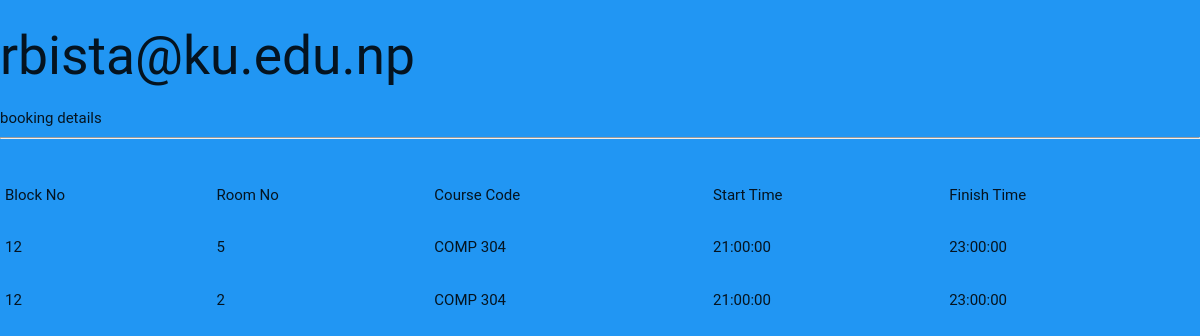
Screenshot of /php/admin/teacher_log.php?teacherMail=rbista@ku.edu.np with the database file from the repository.
### tables this page shows
CREATE TABLE IF NOT EXISTS `booked_room` (
  `status` tinyint(1) NOT NULL DEFAULT '0',
  `bookedDate` date NOT NULL,
  `startTime` time NOT NULL,
  `finishTime` time NOT NULL,
  `courseCode` varchar(50) NOT NULL,
  `teacherMail` varchar(50) NOT NULL,
  `roomNo` int(11) NOT NULL,
  `blockNo` int(11) NOT NULL
);

### php/admin/teacher_log.php (the view, shortened to what this page needs)
<?php
require '../database_connection.php';
$display = "";
if(isset($_GET['teacherMail'])){
	$teacherMail = $_GET['teacherMail'];
	$display .= "<h2>$teacherMail </h2> booking details<hr><br>";
	$logQuery = $mysqli->query("SELECT * FROM booked_room WHERE teacherMail = '$teacherMail'") or die($mysqli->error);
	if($logQuery->num_rows){
		$display .= "
		<tbody>
			<tr>
				<td>Block No&nbsp;&nbsp;&nbsp;</td>
				<td>Room No&nbsp;&nbsp;&nbsp;</td>
				<td>Course Code&nbsp;&nbsp;&nbsp;</td>
				<td>Start Time&nbsp;&nbsp;&nbsp;</td>
				<td>Finish Time&nbsp;&nbsp;&nbsp;</td>
			</tr>
		</tbody>
		";
		while($rows = $logQuery->fetch_array(MYSQLI_ASSOC)){
			$blockNo = $rows['blockNo'];
			$roomNo = $rows['roomNo'];
			$courseCode = $rows['courseCode'];
			$startTime = $rows['startTime'];
			$finishTime = $rows['finishTime'];
			$display .= "
				<tbody>
					<tr>
						<td>$blockNo &nbsp;&nbsp;&nbsp;</td>
						<td>$roomNo &nbsp;&nbsp;&nbsp;</td>
						<td>$courseCode &nbsp;&nbsp;&nbsp;</td>
						<td>$startTime &nbsp;&nbsp;&nbsp;</td>
						<td>$finishTime &nbsp;&nbsp;&nbsp;</td>
					</tr>
				</tbody>
			";
		}
	}else{
		$display .= "No rooms booked yet";
	}
}
?>
<!DOCTYPE html>
<html>
<head>
    <link href="../css/style.css" type="text/css" rel="stylesheet">
    <link href="../css/plugin.css" type="text/css" rel="stylesheet" >
</head>
<body >
	<table>
		<?=$display?>
	</table>

### css/style.css (style rules this page uses)
body { background: #2196F3; }

### rows the page displays
booked_room: blockNo "12", roomNo "5", courseCode "COMP 304", startTime "21:00:00", finishTime "23:00:00"
booked_room: blockNo "12", roomNo "2", courseCode "COMP 304", startTime "21:00:00", finishTime "23:00:00"

### other values shown
$teacherMail "rbista@ku.edu.np"
